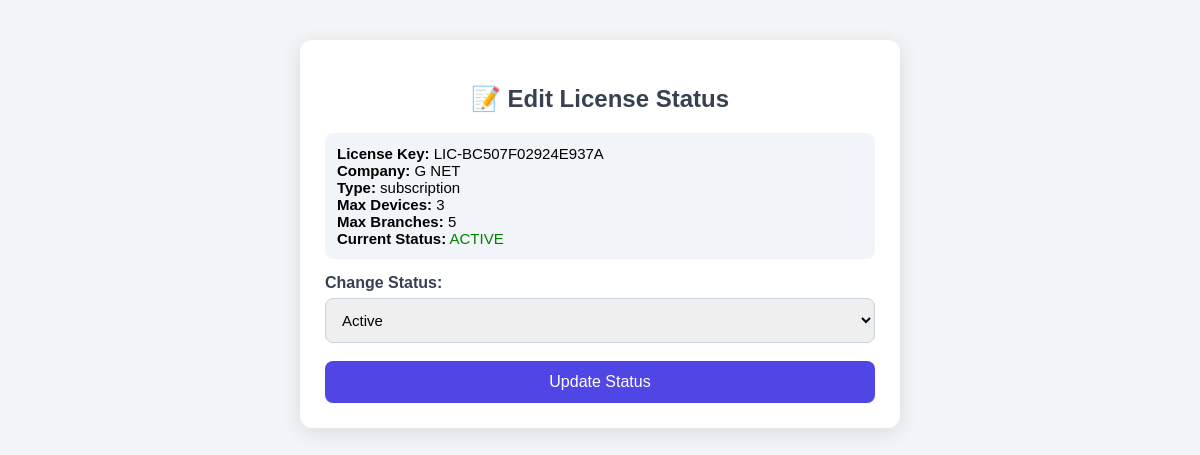
Page /license-api/edit_license.php on the committed database.
### tables this page shows
CREATE TABLE `license_keys` (
  `id` int(11) NOT NULL,
  `license_key` varchar(100) DEFAULT NULL,
  `company_name` varchar(200) DEFAULT NULL,
  `license_type` enum('permanent','subscription') DEFAULT 'permanent',
  `max_branches` int(11) DEFAULT 1,
  `max_devices` int(11) DEFAULT 1,
  `expiry_date` date DEFAULT NULL,
  `status` enum('active','inactive','expired') DEFAULT 'active',
  `created_at` timestamp NULL DEFAULT current_timestamp()
);

### license-api/edit_license.php (the view, shortened to what this page needs)
<?php
$host = "sql100.infinityfree.com";
$user = "if0_40600774";
$pass = "Gxsm0iUq0kbA";
$db   = "if0_40600774_license_system";
$conn = new mysqli($host, $user, $pass, $db);
$id = $_GET['id'];
$res = $conn->query("SELECT * FROM license_keys WHERE id='$id'");
$license = $res->fetch_assoc();
?>
<!DOCTYPE html>
<html lang="en">
<head>
</head>
<body>
<div class="container">
    <h2>📝 Edit License Status</h2>
    <div class="detail-box">
        <strong>License Key:</strong> <?php echo $license['license_key']; ?><br>
        <strong>Company:</strong> <?php echo $license['company_name']; ?><br>
        <strong>Type:</strong> <?php echo $license['license_type']; ?><br>
        <strong>Max Devices:</strong> <?php echo $license['max_devices']; ?><br>
        <strong>Max Branches:</strong> <?php echo $license['max_branches']; ?><br>
        <strong>Current Status:</strong>
            <span style="color:
                <?php
                    if ($license['status'] == 'active') echo 'green';
                    elseif ($license['status'] == 'inactive') echo 'orange';
                    else echo 'red';
                ?>">
                <?php echo strtoupper($license['status']); ?>
            </span>
    </div>
    <form method="POST" action="">
        <div class="form-group">
            <label>Change Status:</label>
            <select name="status" required>
                <option value="active"   <?php if($license['status']=='active') echo 'selected'; ?>>Active</option>
            </select>
        </div>
        <button type="submit" class="btn">Update Status</button>
    </form>
</div>
</body>
</html>

### license-api/edit_license.php (style rules this page uses)
body { font-family: "Poppins", sans-serif; background: #f3f4f6; margin: 0; padding: 0; }
.container { max-width: 550px; margin: 40px auto; padding: 25px; background: white; border-radius: 12px; box-shadow: 0 4px 20px rgba(0,0,0,0.1); }
h2 { text-align: center; margin-bottom: 20px; color: #374151; }
.form-group { margin-bottom: 18px; }
label { display: block; font-weight: 600; margin-bottom: 6px; color: #374151; }
input, select { width: 100%; padding: 12px; border: 1px solid #cbd5e1; border-radius: 8px; font-size: 15px; outline: none; transition: 0.2s; }
.btn { width: 100%; padding: 12px; background: #4f46e5; color: white; font-size: 16px; border: none; border-radius: 8px; cursor: pointer; transition: 0.2s; }
.detail-box { background: #f1f5f9; padding: 12px; border-radius: 8px; margin-bottom: 15px; font-size: 15px; }

### rows in the picture
license_keys: license_key "LIC-BC507F02924E937A", company_name "G NET", license_type "subscription", max_devices "3", max_branches "5", status "ACTIVE", status "Active"
